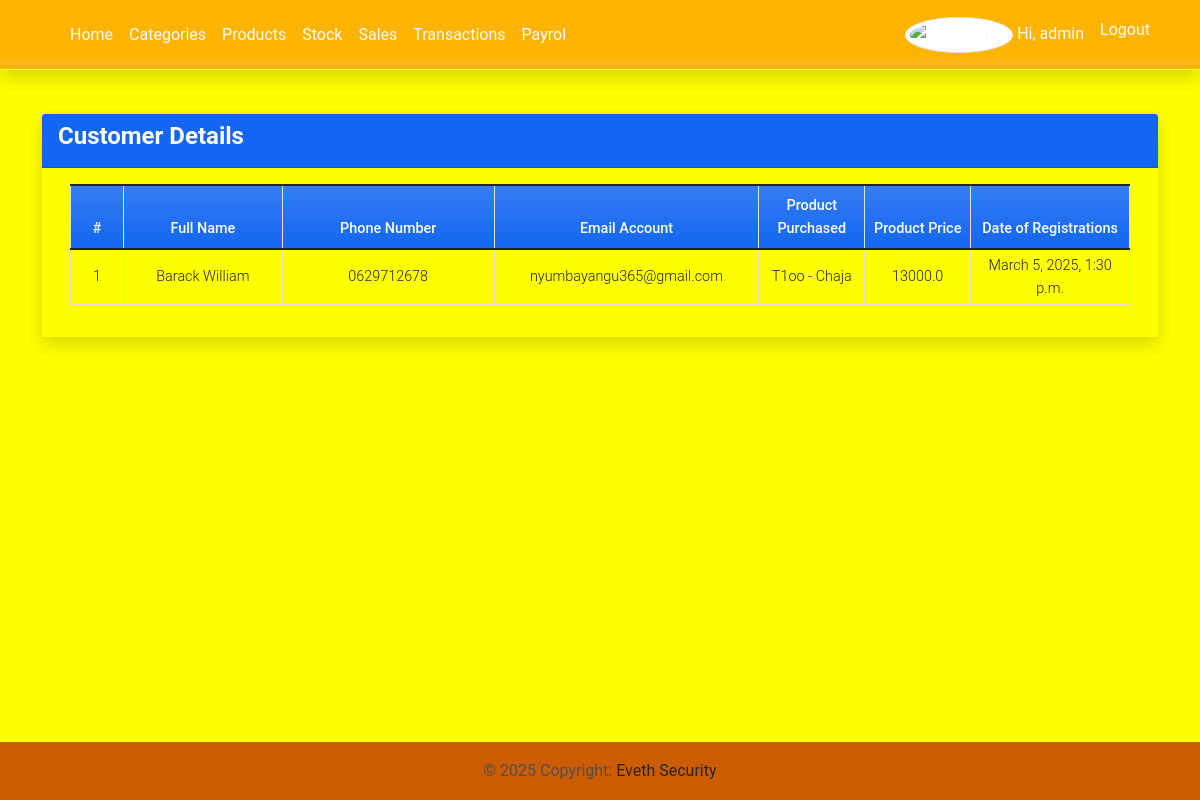
Page /customer/ (signed in) on the earlier database version.
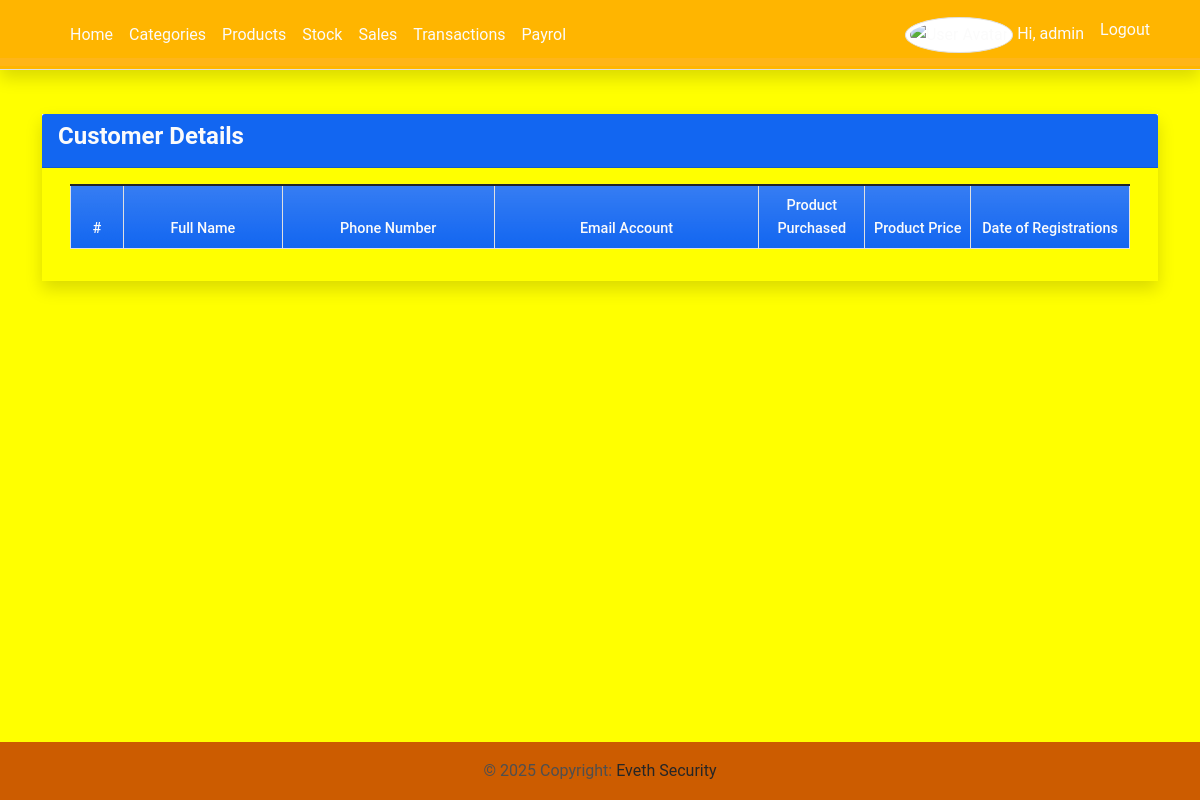
Same page on the later database version.
### imsApp/models.py (models this page shows, shortened)
class Customer(models.Model):
    full_name = models.CharField(max_length=300)
    phone_number = models.CharField(max_length=13)
    email = models.EmailField()
    product_purchased = models.ForeignKey(Product, on_delete=models.CASCADE,related_name='product_purchased')
    price = models.FloatField(default=0)
    date_created = models.DateTimeField(default=timezone.now)  # Tarehe ya Kuongezwa

class Product(models.Model):
    category = models.ForeignKey(Category, on_delete=models.CASCADE, related_name="products")
    code=models.CharField(max_length=100,blank=True, null=True)
    name=models.CharField(max_length=250,blank=True, null=True)
    description = models.TextField()
    buying_price = models.FloatField(default=0)
    selling_price = models.FloatField(default=0)
    status = models.CharField(max_length=2, choices=(('1', 'Active'), ('2', 'Inactive')), default='1')
    date_created = models.DateTimeField(default=timezone.now)
    date_updated = models.DateTimeField(auto_now=True)
    def __str__(self):
        return f"{self.code or 'N/A'} - {self.name or 'Unnamed'}"

### imsApp/views.py (the view)
# urls.py: path("customer/", views.customer, name="customer"),
def customer(request):
    customers = Customer.objects.all()
    return render(request,'customer.html',{'customers':customers})

### imsApp/templates/customer.html (shortened to what this page needs)
{% extends 'base.html' %} {% load humanize %} {% block pageContent %}
<div class="col-lg-12 col-md-12 col-sm-12 col-xs-12">
    <div class="card card-default rounded-0 shadow ">
        <div class="card-header bg-primary">
            <div class="d-flex w-100 align-items-center justify-content-between">
                <h4 class="card-title fw-bold text-light">Customer Details</h4>
            </div>
        </div>
        <div class="card-body" style="background-color: yellow;">
            <div class="container-fluid">
                <table class="table table-bordered" id="product-list">
                    <colgroup>
                        <col width="5%">
                        <col width="15%">
                        <col width="20%">
                        <col width="25%">
                        <col width="10%">
                        <col width="10%">
                        <col width="15%">
                    </colgroup>
                    <thead>
                        <tr class="bg-gradient bg-primary bg-opacity-50 text-light">
                            <th class="px-2 py-2 text-center">#</th>
                            <th class="px-2 py-2 text-center">Full Name</t>
                            <th class="px-2 py-2 text-center">Phone Number</th>
                            <th class="px-2 py-2 text-center">Email Account</th>
                            <th class="px-2 py-2 text-center">Product Purchased</th>
                            <th class="px-2 py-2 text-center">Product Price</th>
                            <th class="px-2 py-2 text-center">Date of Registrations</th>
                        </tr>
                    </thead>
                    <tbody>
                        {% for i in customers %}
                        <tr>
                            <td class="px-2 py-1 align-middle text-center">{{ forloop.counter }}</td>
                            <td class="px-2 py-1 align-middle text-center">{{ i.full_name }}</td>
                            <td class="px-2 py-1 align-middle text-center">{{ i.phone_number }}</td>
                            <td class="px-2 py-1 align-middle text-center">{{ i.email }}</td>
                            <td class="px-2 py-1 align-middle text-center">{{ i.product_purchased }}</td>
                            <td class="px-2 py-1 align-middle text-center">{{ i.price }}</td>
                            <td class="px-2 py-1 align-middle">
                                <p class="m-0 text-center">{{ i.date_created }}</p>
                            </td>
                        </tr>
                        {% endfor %}
                    </tbody>
                </table>
            </div>
        </div>
    </div>
</div>
{% endblock pageContent %}

### imsApp/templates/base.html (shortened to what this page needs)
{% load static %}
<!DOCTYPE html>
<html lang="en">
<head>
    <link rel="stylesheet" href="{% static 'assets/font-awesome/css/all.min.css' %}">
    <link rel="stylesheet" href="{% static 'assets/bootstrap/css/bootstrap.min.css' %}">
    <link rel="stylesheet" href="{% static 'assets/select2/dist/css/select2.min.css' %}">
    <link rel="stylesheet" href="{% static 'assets/mdb-blogtemplate/css/mdb.min.css' %}" />
    <link rel="stylesheet" href="{% static 'assets/DataTables/datatables.min.css' %}" />
    <link rel="stylesheet" href="{% static 'assets/default/css/style.css' %}">
</head>
<body class="" style="background-color:yellow">
    {% block TopNavigation %}
    {% load static %}
<header>
    <nav class="navbar navbar-expand-lg navbar-light fixed-top shadow border-bottom" style="background-color: hsla(41, 100%, 50%, 0.904);">
        <div class="container">
            <a class="navbar-brand" target="_blank" href="{% url 'admin:index' %}">
            </a>
            <div class="collapse navbar-collapse" id="navbarExample01">
                <ul class="navbar-nav me-auto mb-2 mb-lg-0" id="topNav">
                    {% if user.id %}
                    <li class="nav-item">
                        <a class="nav-link text-light" aria-current="page" href="{% url 'home-page' %}">Home</a>
                    </li>
                    <li class="nav-item">
                        <a class="nav-link  text-light" aria-current="page" href="{% url 'category-page' %}">Categories</a>
                    </li>
                    <li class="nav-item">
                        <a class="nav-link  text-light" aria-current="page" href="{% url 'product-page' %}">Products</a>
                    </li>
                    <li class="nav-item">
                        <a class="nav-link  text-light" aria-current="page" href="{% url 'inventory-page' %}">Stock</a>
                    </li>
                    <li class="nav-item">
                        <a class="nav-link  text-light" aria-current="page" href="{% url 'sales-page' %}">Sales</a>
                    </li>
                    <li class="nav-item">
                        <a class="nav-link  text-light" aria-current="page" href="{% url 'invoice-page' %}">Transactions</a>
                    </li>
                    <li class="nav-item">
                        <a class="nav-link  text-light" aria-current="page" href="{% url 'payroll_list' %}">Payrol</a>
                    </li>
                    {% endif %}
                </ul>
                <ul class="navbar-nav d-flex flex-row">
                    {% if user.id %} {% if user.profile.user_type == 1 %} {% endif %}
                    <li class="nav-item me-3 me-lg-0">
                        <a class="nav-link  text-light" href="{% url 'profile' %}">
                            <span class="me-1"><img src="{% static 'img/default-avatar.png' %}" alt="User Avatar" id="user-avatar" class="img-thumbnail rounded-circle"></span>Hi, {{ user.username }}
                        </a>
                    </li>
                    <li class="nav-item me-3 me-lg-0">
                        <a class="nav-link  text-light" href="{% url 'logout' %}">Logout</a>
                    </li>
                    {% endif %}
                </ul>
            </div>
        </div>
    </nav>
</header>
    {% endblock TopNavigation %}
    <main class="py-5">
        <div class="container mb-3">
             {% block pageContent %} {% endblock pageContent %}
        </div>
    </main>
    <footer class="text-lg-start" style="background-color: #ff7300">
        <div class="text-center p-3" style="background-color: rgba(0, 0, 0, 0.2);">
            © {% now 'Y' %} Copyright:
            <a class="text-dark" href="{% url 'admin:index' %}" target="_blank">Eveth Security</a>
        </div>
    </footer>
</body>
</html>

### static/assets/default/css/style.css (style rules this page uses)
html, body { height: 100%; width: 100%; max-height: 100%; overflow: auto; display: flex; flex-direction: column; }
body>header { flex-shrink: auto; }
body>main { flex-shrink: auto; flex-grow: auto; overflow: auto; }
body>footer { flex-shrink: auto; position: absolute; bottom: 0; left: 0; width: calc(100%); }
#user-avatar { width: 1.8rem; height: 1.8rem; object-fit: scale-down; object-position: center center; }

Differences in the rows shown:
removed Customer: full_name "Barack William", phone_number "0629712678", email "nyumbayangu365@gmail.com", product_purchased "T1oo - Chaja", price "13000.0", date_created "March 5, 2025, 1:30 p.m."
